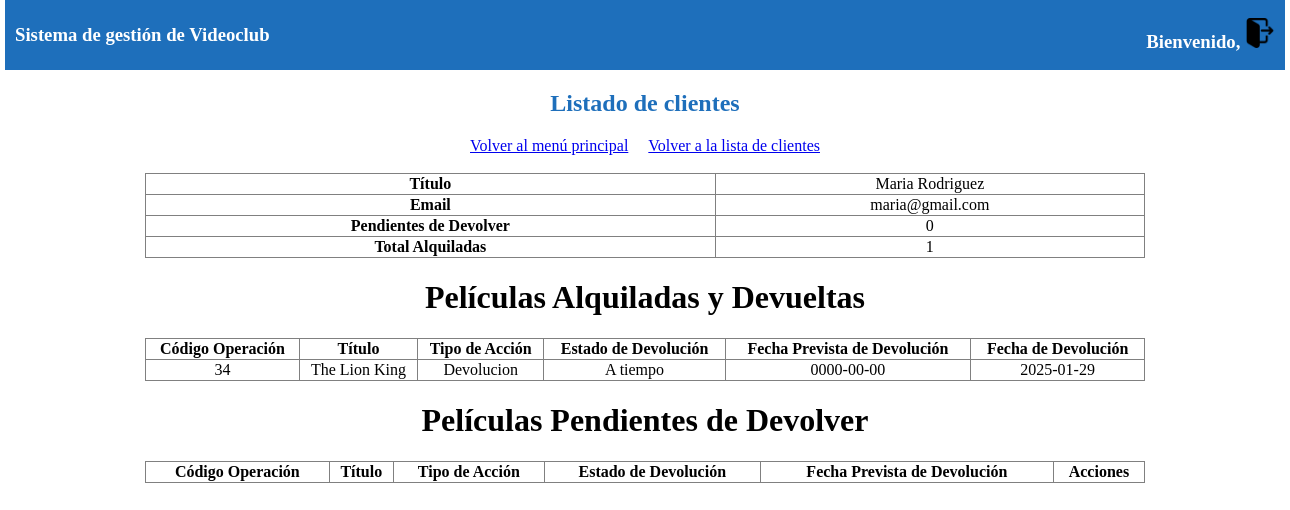
Screenshot of /vista/cliente.php?id=3 with the database file from the repository.
### tables this page shows
CREATE TABLE `usuarios` (
  `id` int(11) NOT NULL,
  `nombre` varchar(100) NOT NULL,
  `email` varchar(100) NOT NULL,
  `contrasena` varchar(255) NOT NULL,
  `rol_id` int(11) NOT NULL,
  `usuario` varchar(50) NOT NULL
);

CREATE TABLE `historial` (
  `id` int(11) NOT NULL,
  `usuario_id` int(11) NOT NULL,
  `pelicula_id` int(11) NOT NULL,
  `tipo_accion_id` int(11) NOT NULL,
  `fecha_accion` datetime NOT NULL,
  `fecha_prevista_devolucion` datetime DEFAULT NULL,
  `estado_devolucion_id` int(11) DEFAULT NULL,
  `codigo_operacion` int(11) NOT NULL
);

CREATE TABLE `peliculas` (
  `id` int(11) NOT NULL,
  `titulo` varchar(150) NOT NULL,
  `genero_id` int(11) NOT NULL,
  `anio` year(4) NOT NULL,
  `estado_id` int(11) NOT NULL
);

CREATE TABLE `estadospeliculas` (
  `id` int(11) NOT NULL,
  `nombre` varchar(50) NOT NULL
);

CREATE TABLE `estadosdevolucion` (
  `id` int(11) NOT NULL,
  `nombre` varchar(50) NOT NULL
);

### vista/cliente.php (the view, shortened to what this page needs)
<!DOCTYPE html>
<html lang="en">
<head>
    <link rel="stylesheet" href="style.css">
</head>
<body>
    <header>
        <h3>Sistema de gestión de Videoclub</h3>
        <h3><?php echo "Bienvenido, ".$_SESSION["nombre"]." ";?> <a href="login.php"><img src="logout.png" alt="Cerrar sesión" title="Cerrar sesión"></a></h3>
    </header>
    <main>
        <?php
        echo "<h2>Listado de clientes</h2>";
        echo "<a href='panelControl.php'>Volver al menú principal</a>";
        echo "<a href='clientes.php'>Volver a la lista de clientes</a><br><br>";
        $base = mysqli_connect("127.0.0.1", "root", "", "videoclub");
        $cliente = "SELECT * FROM usuarios WHERE  id = '$_GET[id]'";
        $usuario =  mysqli_query($base, $cliente);
        if($row = mysqli_fetch_assoc($usuario)){
            echo "<table border='1'>";
            echo "<tr>";
            echo "<th>Título</th>";
            echo "<td>$row[nombre]</td>";
            echo "</tr>";
            echo "<tr>";
            echo "<th>Email</th>";
            echo "<td>$row[email]</td>";
            echo "</tr>";
            $total = "SELECT COUNT(*) as total FROM operaciones WHERE usuario_id = '$row[id]'";
            $suma =  mysqli_query($base, $total);
            if($total = mysqli_fetch_assoc($suma)){
                $devuelta = "SELECT COUNT(*) as total FROM historial WHERE usuario_id = '$row[id]' AND tipo_accion_id = 5";
                $devol =  mysqli_query($base, $devuelta);
                if($resta = mysqli_fetch_assoc($devol)){
                    echo "<tr>";
                    echo "<th>Pendientes de Devolver</th>";
                    echo "<td>". $total["total"] - $resta["total"]."</td>";
                    echo "</tr>";
                }
                echo "<tr>";
                echo "<th>Total Alquiladas</th>";
                echo "<td>$total[total]</td>";
                echo "</tr>";
                echo "</table>";
            }
        }
        echo "<h1>Películas Alquiladas y Devueltas</h1>";
        $usuarios = "SELECT * , e.nombre as devolucion FROM historial h JOIN peliculas p ON p.id = h.pelicula_id JOIN estadosdevolucion e ON p.estado_id  = e.id JOIN estadospeliculas ep ON h.tipo_accion_id = ep.id WHERE usuario_id = '$_GET[id]' AND h.tipo_accion_id = 5";
        $resultado =  mysqli_query($base, $usuarios);
        echo "<table border='1'>";
        echo "<tr>";
        echo "<th>Código Operación</th>";
        echo "<th>Título</th>";
        echo "<th>Tipo de Acción</th>";
        echo "<th>Estado de Devolución</th>";
        echo "<th>Fecha Prevista de Devolución</th>";
        echo "<th>Fecha de Devolución</th>";
        echo "</tr>";
        while($row = mysqli_fetch_assoc($resultado)){
            echo "<tr>";
            echo "<td>$row[codigo_operacion]</td>";
            echo "<td>$row[titulo]</td>";
            echo "<td>$row[nombre]</td>";
            echo "<td>$row[devolucion]</td>";
            echo "<td>".substr($row["fecha_prevista_devolucion"], 0, 10)."</td>";
            echo "<td>".substr($row["fecha_accion"], 0, 10)."</td>";
            echo "</tr>";
        }
        echo "</table>";
        echo "<h1>Películas Pendientes de Devolver</h1>";
        echo "<table border='1'>";
        echo "<tr>";
        echo "<th>Código Operación</th>";
        echo "<th>Título</th>";
        echo "<th>Tipo de Acción</th>";
        echo "<th>Estado de Devolución</th>";
        echo "<th>Fecha Prevista de Devolución</th>";
        echo "<th>Acciones</th>";
        echo "</tr>";
        ?>
    </main>
</body>
</html>

### vista/style.css (style rules this page uses)
body { width: 1280px; margin: auto; align-items: center; justify-content: center; }
main { text-align: center; }
main h2 { color: rgb(30, 111, 187); }
header { display: flex; background-color: rgb(30, 111, 187); height: 50px; color:white; justify-content: space-between; align-items: center; padding: 10px; }
img { height: 30px; width: 30px; }
table { width: 1000px; margin: auto; border-collapse: collapse; }
main a { padding: 10px; }

### rows the page displays
usuarios: nombre "Maria Rodriguez", email "maria@gmail.com"
historial: codigo_operacion "34", pelicula.titulo "The Lion King", estadospeliculas.nombre "Devolucion", estado_devolucion.nombre "A tiempo", fecha_prevista_devolucion "0000-00-00", fecha_accion "2025-01-29"

### other values shown
$total["total"] - $resta["total"] "0"
$total[total] "1"
